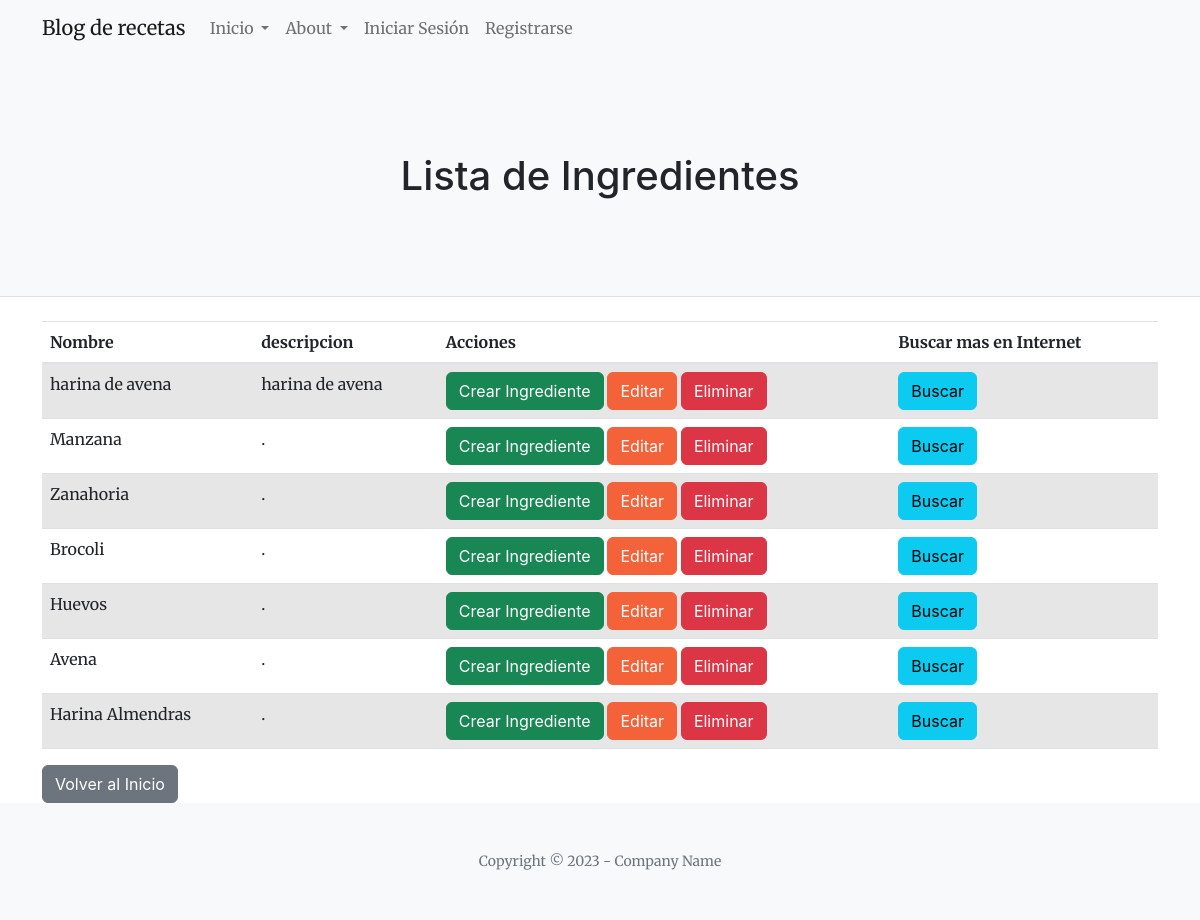
The app's page /App/ingredientes/ with its own data.
### App/models.py (models this page shows, shortened)
class Ingrediente(models.Model):
    nombre = models.CharField(max_length=100, unique=True)
    descripcion = models.TextField()

### App/views.py (the view)
# urls.py: path('ingredientes/', views.lista_ingredientes, name='lista_ingredientes'),
def lista_ingredientes(request):
    ingredientes = Ingrediente.objects.all()
    return render(request, 'Aplicacion/ingredientes_lista.html', {'ingredientes': ingredientes})

### App/templates/Aplicacion/ingredientes_lista.html
{% extends "Aplicacion/padre.html" %}
{% load static %}
{% block contenidoquecambiar %}
    <header class="py-5 bg-light border-bottom mb-4">
        <div class="container">
            <div class="text-center my-5">
                <h1>Lista de Ingredientes</h1>
            </div>
        </div>
    </header>
    <div class="container">
        <table class="table table-striped">
            <thead>
                <tr>
                    <th>Nombre</th>
                    <th>descripcion</th>
                    <th>Acciones</th>
                    <th>Buscar mas en Internet</th>
                </tr>
            </thead>
            <tbody>
                {% for ingrediente in ingredientes %}
                    <tr>
                        <td>{{ ingrediente.nombre }}</td>
                        <td>{{ ingrediente.descripcion }}</td>
                        <td>
                            <a href="{% url 'crear_ingrediente' %}" class="btn btn-success">Crear Ingrediente</a>
                            <a href="{% url 'editar_ingrediente' ingrediente.nombre %}" class="btn btn-primary">Editar</a>
                            <a href="{% url 'eliminar_ingrediente' ingrediente.nombre %}" class="btn btn-danger">Eliminar</a>
                        </td>
                        <td>
                            <a href="https://www.google.com/search?q={{ ingrediente.nombre }}+información" class="btn btn-info" target="_blank">Buscar</a>
                        </td>
                    </tr>
                {% endfor %}
            </tbody>
        </table>
        <a href="{% url 'Inicio' %}" class="btn btn-secondary">Volver al Inicio</a>
    </div>
{% endblock %}

### records on screen
Ingrediente: nombre "harina de avena", descripcion "harina de avena"
Ingrediente: nombre "Manzana", descripcion "."
Ingrediente: nombre "Zanahoria", descripcion "."
Ingrediente: nombre "Brocoli", descripcion "."
Ingrediente: nombre "Huevos", descripcion "."
Ingrediente: nombre "Avena", descripcion "."
Ingrediente: nombre "Harina Almendras", descripcion "."
